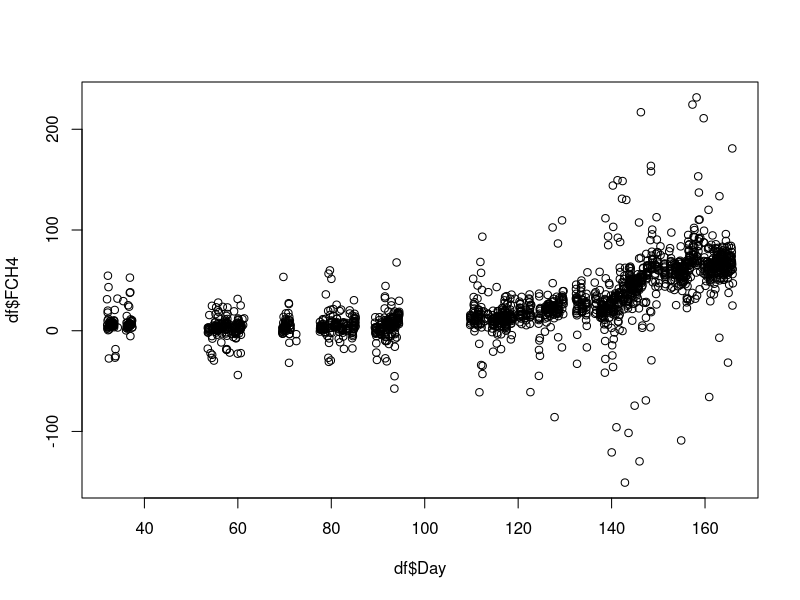
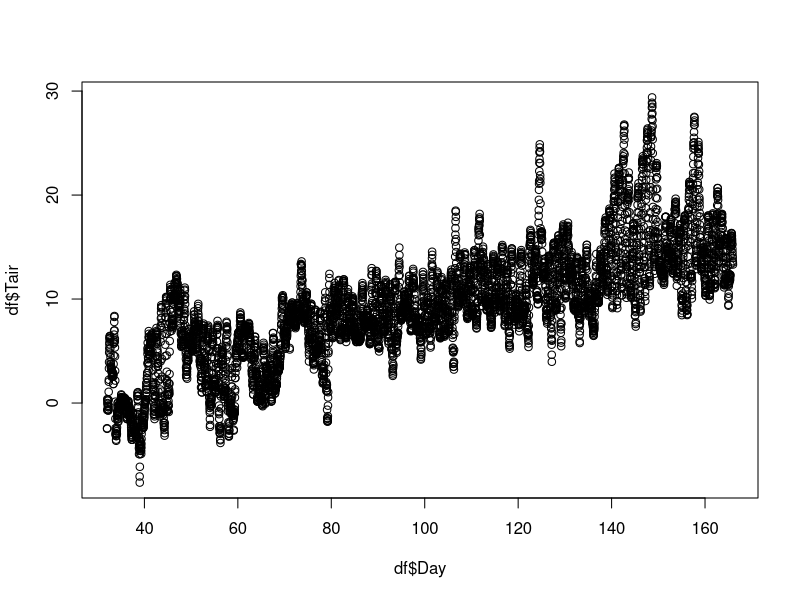
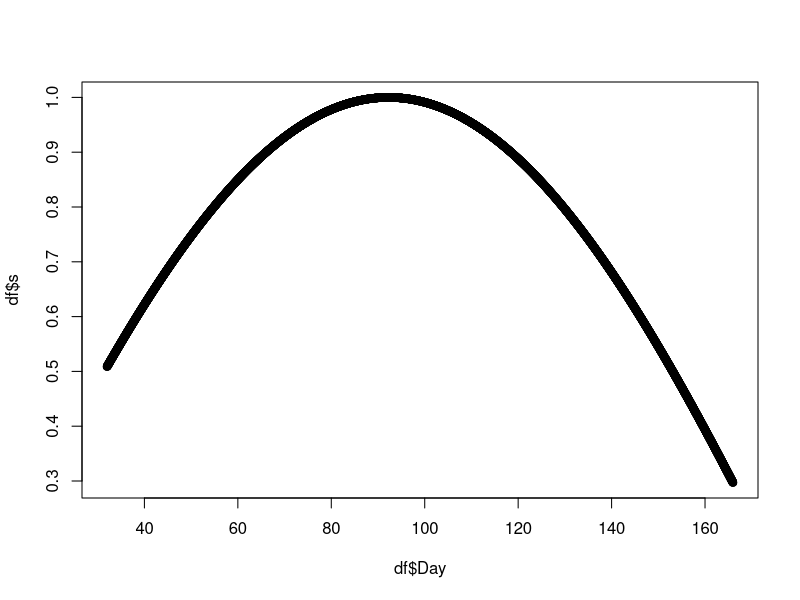
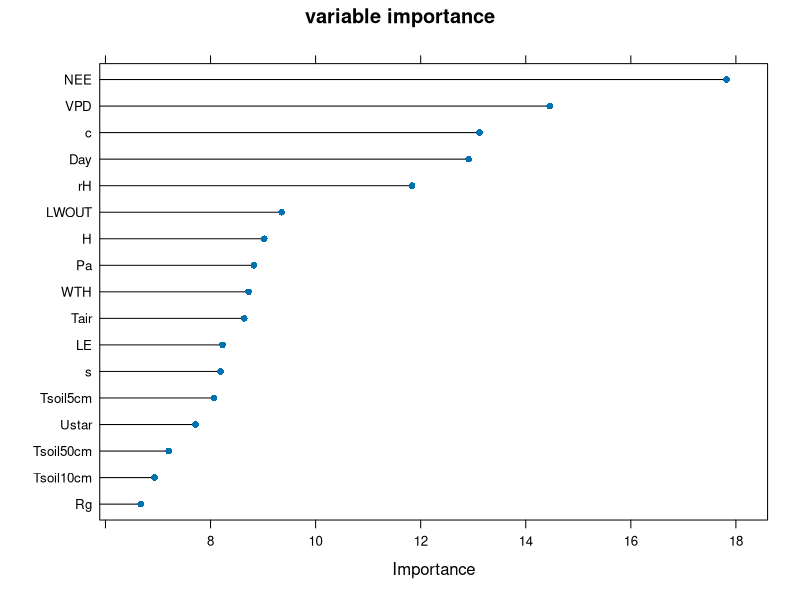
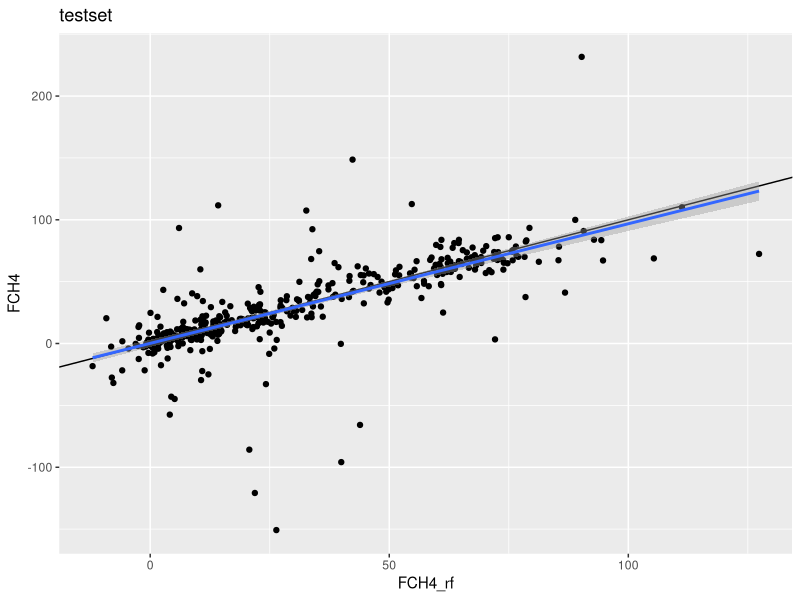
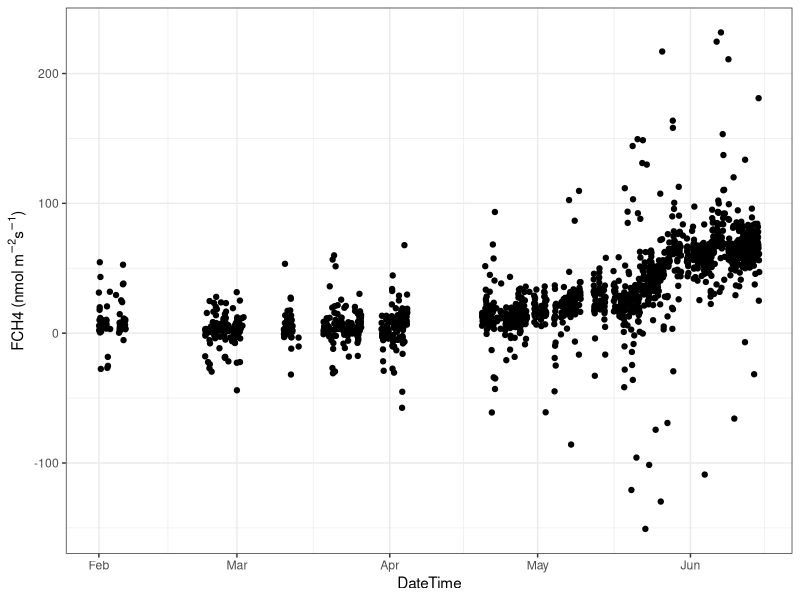
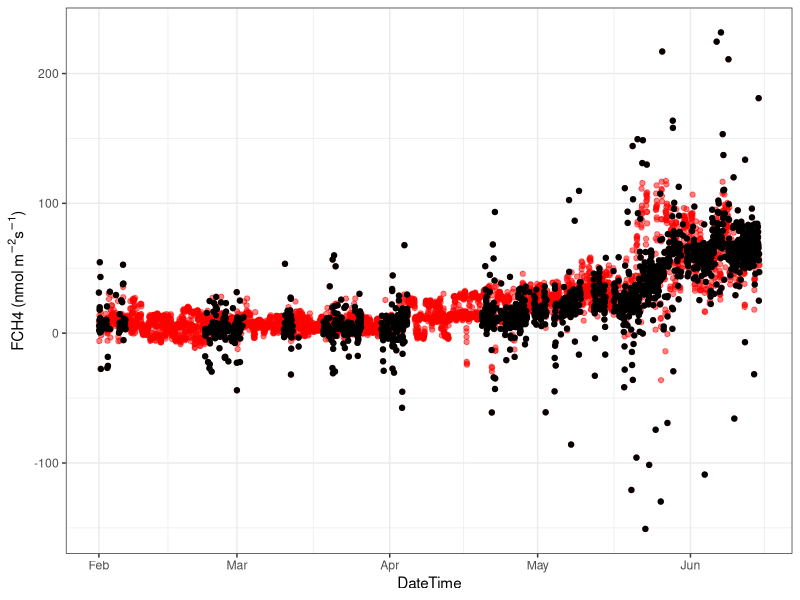

Write the R code that produced these figures, in order.
## ---- chunk 1
# load libraries
library(tidyverse)
library(caret)
## ---- chunk 2
df <- read.csv("exampleWETBB.csv") 
head(df)
## ---- chunk 3
# variable we need for FCH4 gap-filling
predictors <- c("FCH4", "Ustar","NEE","LE","H","Rg","Tair","Tsoil5cm","Tsoil10cm","Tsoil50cm",
								"rH","VPD","WTH","Pa","LWOUT","s","c","Day")

plot(df$Day,df$FCH4)
plot(df$Day,df$Tair)
plot(df$Day,df$s)

## ---- chunk 4
# variable we need for FCH4 gap-filling
predictors <- c("FCH4", "Ustar","NEE","LE","H","Rg","Tair","Tsoil5cm","Tsoil10cm","Tsoil50cm",
								"rH","VPD","WTH","Pa","LWOUT","s","c","Day")
ML.df <- df %>% select(predictors)

# period when FCH4 is not missing
wm_only <- ML.df[!is.na(ML.df$FCH4), ]

# 75% of data used for model tuning/validation
index <- createDataPartition(wm_only$FCH4, p=0.75, list=F) 
train_set <- wm_only[index,]
test_set <- wm_only[-index,]
## ---- chunk 5

# Create tune-grid to search over hyperparameter combinations
tgrid <- data.frame(mtry = c(3,6,9,12))

# Create trainControl object
myControl <- trainControl(
  method = "cv",
  number = 3
)

#### random forest model with mtry tuning
#Add parallel processing for the fast processing if you want to
# library(parallel)
# library(doParallel)
# cluster <- makeCluster(6)
# registerDoParallel(cluster)
RF_FCH4 <- train(FCH4 ~ ., data = train_set[,predictors],
								 method = "rf",
								 preProcess = c("medianImpute"),                #impute missing met data with median
								 trControl = myControl,
								 tuneGrid = tgrid,
								 na.action = na.pass,
								 allowParallel=F, # This requires parallel packages. Otherwise you can choose FALSE.
								 ntree=200, # can generate more trees
								 importance = TRUE)
print(RF_FCH4$bestTune)
print(RF_FCH4$results)
## ---- chunk 6
# variable importance
plot(varImp(RF_FCH4, scale = FALSE), main="variable importance")
## ---- chunk 7
#generate FCH4_rf predictions for testset
test_set$FCH4_rf <- predict(RF_FCH4, test_set, na.action = na.pass)
regrRF <- lm(test_set$FCH4_rf ~ test_set$FCH4); 
print(summary(regrRF))
ggplot(test_set, aes(x=FCH4_rf,y=FCH4)) + geom_abline(slope = 1, intercept = 0)+
	geom_point() + geom_smooth(method = "lm") + ggtitle("testset")
## ---- chunk 8

# whole dataset
result <- data.frame(FCH4 = ML.df$FCH4) # you can add datetime column here if you want to.
result$FCH4_RF_model <- predict(RF_FCH4, ML.df, na.action = na.pass) # FCH4 RF model
result$FCH4_RF_filled <- ifelse(is.na(result$FCH4),result$FCH4_RF_model,result$FCH4) # gap-filled column (true value when it is, gap-filled value when missing)
result$FCH4_RF_residual <- ifelse(is.na(result$FCH4),NA,result$FCH4_RF_model - result$FCH4) # residual (model - obs). can be used for random uncertainty analysis


# time series
result$DateTime <- as.POSIXct(df$DateTime, format = "%Y-%m-%d %H:%M")

result %>% ggplot(aes(DateTime,FCH4)) + geom_point() + 
	theme_bw() + ylab(expression(paste("FCH4 (nmol ", m^-2,s^-1,")")))
result %>% ggplot(aes(DateTime,FCH4_RF_filled)) + geom_point(color="red",alpha=0.5) +
	geom_point(aes(DateTime,FCH4),color="black")+
	theme_bw() + ylab(expression(paste("FCH4 (nmol ", m^-2,s^-1,")")))


